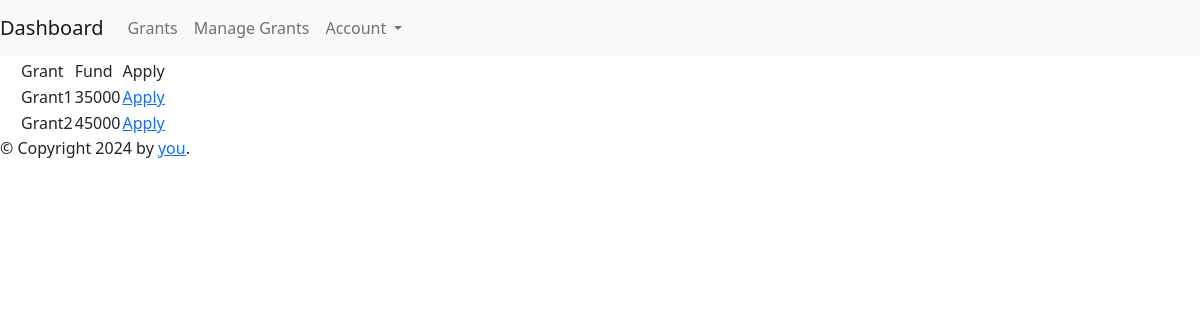
/grants-available, run on an earlier commit of the app's database.
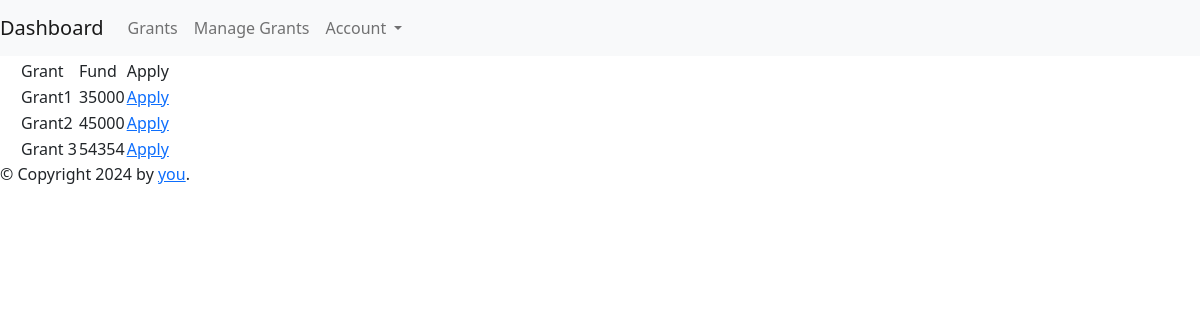
And on a later commit of the database.
### app.py (models this page shows, shortened)
class Grant(db.Model):
    id = db.Column(db.Integer, primary_key=True)
    user_id = db.Column(db.Integer, db.ForeignKey('user.id'))
    user = db.relationship('User', backref='usergrants')
    grant_title = db.Column(db.String(200), unique=True, nullable=False)
    grant_description = db.Column(db.String(200), nullable=False)
    grant_fund = db.Column(db.Integer, nullable=False, default=0)
    created_on = created_on = db.Column(db.DateTime, default=datetime.utcnow)

### app.py (the view)
@app.route("/grants-available")
def grant_available():
    grants = Grant.query.all()
    return render_template('grantee/grants-available.html',
        grants=grants)

### templates/grantee/grants-available.html
{% extends 'base/base.html' %}
{%block content%}
<table style="margin-left: 20px;">
        <th>
            <tr>
                <td>Grant</td>
                <td>Fund</td>
                <td>Apply</td>
            </tr>
        </th>
    {%for grant in grants%}
        <tr>
            <td>{{grant.grant_title}}</td>
            <td>{{grant.grant_fund}}</td>
            <td><a href="{{ url_for('apply_to_grant', grant_id=grant.id) }}">Apply</a></td>
        </tr>
    {%endfor%}
</table>
{%endblock%}

What changed in the data, as far as the page shows it:
added Grant: grant_title "Grant 3", grant_fund "54354"
